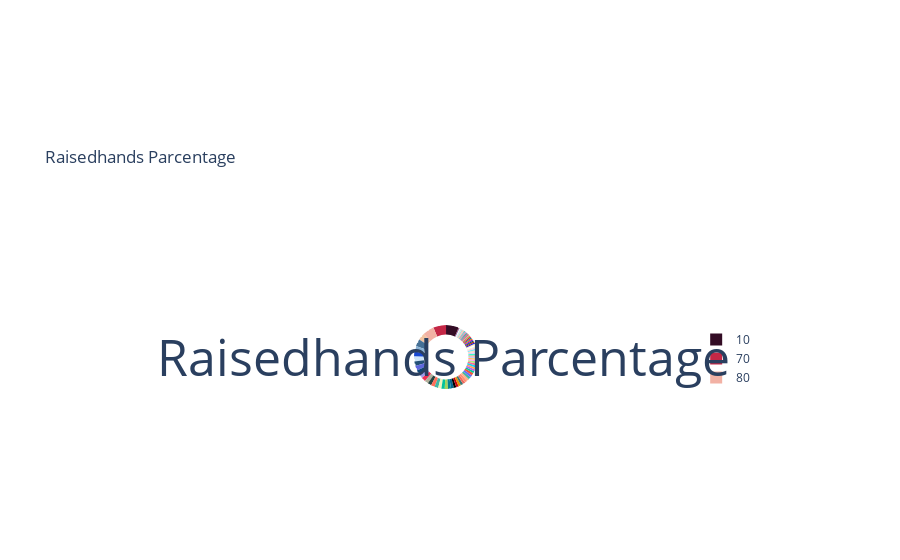

The code cell stored with this chart in its notebook:
### Code cell
# print('Parcentage',myData.raisedhands.value_counts(normalize=True))
# myData.raisedhands.value_counts(normalize=True).plot(kind='pie')
color_brewer = ['#41B5A3','#FFAF87','#FF8E72','#ED6A5E','#377771','#E89005','#C6000D','#000000','#05668D','#028090','#9FD35C',
                '#02C39A','#F0F3BD','#41B5A3','#FF6F59','#254441','#B2B09B','#EF3054','#9D9CE8','#0F4777','#5F67DD','#235077','#CCE4F9','#1748D1',
                '#8BB3D6','#467196','#F2C4A2','#F2B1A4','#C42746','#330C25']
fig = {
  "data": [
    {
      "values": myData["raisedhands"].value_counts().values,
      "labels": myData["raisedhands"].value_counts().index,
      "domain": {"x": [0, .95]},
      "name": "Raisedhands Parcentage",
      "hoverinfo":"label+percent+name",
      "hole": .7,
      "type": "pie",
      "marker": {"colors": [i for i in reversed(color_brewer)]},
      "textfont": {"color": "#FFFFFF"}
    }],
  "layout": {
        "title":"Raisedhands Parcentage",
        "annotations": [
            {
                "font": {
                    "size": 50
                },
                "showarrow": False,
                "text": "Raisedhands Parcentage",
                "x": 0.47,
                "y": 0.5
            }
        ]
    }
}
iplot(fig, filename='donut')

### Figure 1 — Plotly figure (JSON) as saved in the notebook; plotly's stock layout.template omitted (floating-point values rounded to 4 significant figures)
{"data": [{"domain": {"x": [0, 0.95]}, "hole": 0.7, "hoverinfo": "label+percent+name", "labels": [10, 70, 80, 72, 50, 15, 60, 12, 20, 90, 19, 25, 5, 85, 35, 0, 30, 75, 87, 2, 7, 55, 100, 11, 22, 78, 79, 27, 32, 69, 40, 62, 17, 81, 95, 8, 39, 89, 65, 45, 92, 29, 13, 77, 42, 82, 88, 98, 21, 51, 23, 14, 24, 9, 74, 4, 71, 49, 18, 59, 3, 84, 1, 96, 53, 16, 99, 76, 86, 36, 33, 28, 57, 41, 73, 6, 66, 61, 83, 52, 67, 97], "marker": {"colors": ["#330C25", "#C42746", "#F2B1A4", "#F2C4A2", "#467196", "#8BB3D6", "#1748D1", "#CCE4F9", "#235077", "#5F67DD", "#0F4777", "#9D9CE8", "#EF3054", "#B2B09B", "#254441", "#FF6F59", "#41B5A3", "#F0F3BD", "#02C39A", "#9FD35C", "#028090", "#05668D", "#000000", "#C6000D", "#E89005", "#377771", "#ED6A5E", "#FF8E72", "#FFAF87", "#41B5A3"]}, "name": "Raisedhands Parcentage", "textfont": {"color": "#FFFFFF"}, "type": "pie", "values": [31, 31, 28, 17, 17, 14, 12, 12, 11, 11, 11, 11, 10, 9, 9, 9, 9, 8, 8, 8, 7, 7, 6, 6, 6, 6, 6, 6, 6, 6, 6, 6, 5, 5, 5, 5, 5, 5, 4, 4, 4, 4, 4, 4, 4, 4, 3, 3, 3, 3, 3, 3, 3, 3, 3, 3, 3, 3, 2, 2, 2, 2, 2, 2, 2, 2, 1, 1, 1, 1, 1, 1, 1, 1, 1, 1, 1, 1, 1, 1, 1, 1]}], "layout": {"annotations": [{"font": {"size": 50}, "showarrow": false, "text": "Raisedhands Parcentage", "x": 0.47, "y": 0.5}], "title": {"text": "Raisedhands Parcentage"}}}
